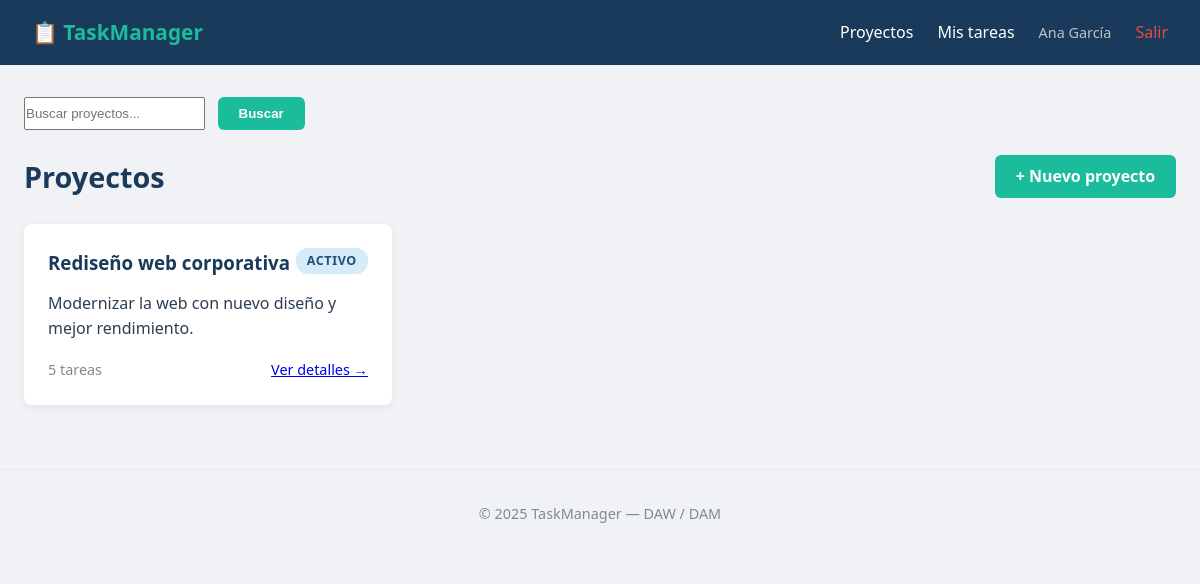
/proyectos/ (signed in), run on an earlier commit of the app's database.
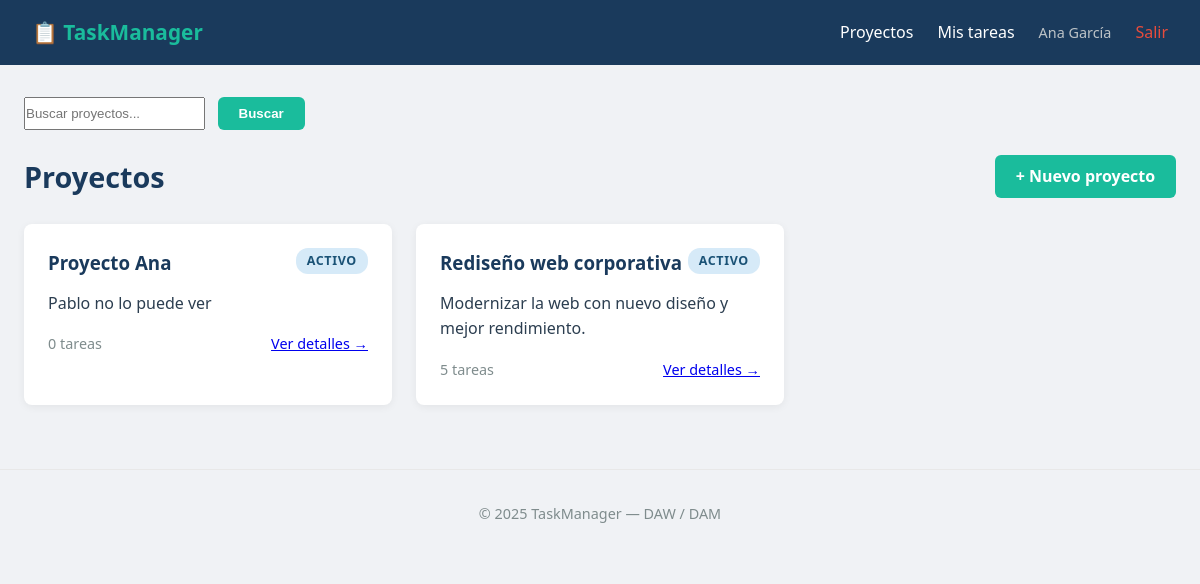
And on a later commit of the database.
### app/models.py (models this page shows, shortened)
class Usuario(UserMixin, db.Model): # UserMixin PRIMERO, db.Model SEGUNDO
    __tablename__ = 'usuarios'
    id = db.Column(db.Integer, primary_key=True)
    nombre = db.Column(db.String(100), nullable=False)
    email = db.Column(db.String(150), unique=True, nullable=False)
    password = db.Column(db.String(256), nullable=False)
    rol = db.Column(db.String(20), default='usuario') # 'usuario' o
    'admin'
    activo = db.Column(db.Boolean, default=True)
    creado_en = db.Column(db.DateTime, default=datetime.utcnow)
    proyectos = db.relationship('Proyecto', backref='propietario',
                                lazy='dynamic',
                                foreign_keys='Proyecto.propietario_id')
    @property
    def es_admin(self):
        return self.rol == 'admin'
    @property
    def is_active(self):
        return self.activo

class Proyecto(db.Model):
    __tablename__ = 'proyectos'
    id = db.Column(db.Integer, primary_key=True)
    titulo = db.Column(db.String(100), nullable=False)
    descripcion = db.Column(db.Text)
    estado = db.Column(db.String(20), default='activo')
    fecha_limite = db.Column(db.Date)
    creado_en = db.Column(db.DateTime, default=datetime.utcnow)
    propietario_id = db.Column(db.Integer, db.ForeignKey('usuarios.id'))
    tareas = db.relationship('Tarea', backref='proyecto', lazy='dynamic',
    cascade='all, delete-orphan',
    order_by='Tarea.creado_en')

### app/routes/projects.py (the view)
@projects.route('/')
@login_required
def lista():
    q = request.args.get('q', '').strip()
    pagina = request.args.get('pagina', 1, type=int)
    if current_user.es_admin:
        query = Proyecto.query.order_by(Proyecto.creado_en.desc())
    else:
        query = Proyecto.query.filter_by(propietario_id=current_user.id)\
                              .order_by(Proyecto.creado_en.desc())
    if q:
        query = query.filter(
            db.or_(Proyecto.titulo.ilike(f'%{q}%'),
                   Proyecto.descripcion.ilike(f'%{q}%'))
        )
    paginacion = query.paginate(page=pagina, per_page=10, error_out=False)
    return render_template('projects/lista.html',
                            proyectos=paginacion.items,
                            paginacion=paginacion,
                            q=q,
                            form_busqueda=BusquedaForm())

### app/forms.py
class BusquedaForm(FlaskForm):
    q = StringField(
        'Buscar',
        validators=[DataRequired(), Length(min=2,
        message='Escribe al menos 2 caracteres para buscar.')]
        )
    submit = SubmitField('Buscar')

### app/models.py (called while the page is built)
@login_manager.user_loader
def cargar_usuario(user_id):
    return Usuario.query.get(int(user_id))

### app/templates/projects/lista.html (shortened to what this page needs)
{% extends 'base.html' %}
{% block content %}
<form method='GET' action="{{ url_for('projects.lista') }}" class='busqueda'>
    <div style='display:flex; gap:.8rem; margin-bottom:1.5rem'>
        {{ form_busqueda.q(class='input',
                            placeholder='Buscar proyectos...',
                            value=q) }}
        {{ form_busqueda.submit(class='btn') }}
    </div>
</form>
<div class='page-header'>
    <h1>Proyectos</h1>
    <a href="{{ url_for('projects.nuevo') }}" class='btn'>+ Nuevo proyecto</a>
</div>
{% if proyectos %}
<div class='proyectos-grid'>
{% for p in proyectos %}
    <div class='tarjeta proyecto estado-{{ p.estado }}'>
        <div class='tarjeta-header'>
            <h3>
                <a href="{{ url_for('projects.detalle', pid=p.id) }}">
                    {{ p.titulo }}
                </a>
            </h3>
            <span class='badge badge-{{ p.estado }}'>{{ p.estado |
            capitalize }}</span>
        </div>
        <p class='descripcion'>{{ p.descripcion | truncate(100) }}</p>
        <div class='tarjeta-footer'>
            <span>{{ p.tareas.count() }} tareas</span>
            <a href="{{ url_for('projects.detalle', pid=p.id) }}">Ver
    detalles →</a>
        </div>
    </div>
{% endfor %}
</div>
{% else %}
<div class='estado-vacio'>
    <p>No tienes proyectos todavía.</p>
    <a href="{{ url_for('projects.nuevo') }}" class='btn'>Crea tu primer
proyecto</a>
</div>
{% endif %}
{% endblock %}

### app/templates/base.html (shortened to what this page needs)
<!DOCTYPE html>
<html lang='es'>
<head>
    <link rel='stylesheet' href="{{ url_for('static', filename='css/style.css')
    }}">
</head>
<body>
    <nav class='navbar'>
        <a href="{{ url_for('main.index') }}" class='logo'>📋 TaskManager</a>
        <div class='nav-links'>
            {% if current_user.is_authenticated %}
                <a href="{{ url_for('projects.lista') }}">Proyectos</a>
                <a href="{{ url_for('tasks.mis_tareas') }}">Mis tareas</a>
                <span class='nav-usuario'>{{ current_user.nombre }}</span>
                <a href="{{ url_for('auth.logout') }}" class='nav-logout'>Salir</a>
            {% else %}
                <a href="{{ url_for('auth.login') }}">Iniciar sesión</a>
                <a href="{{ url_for('auth.registro') }}" class='btn btnsm'>Registrarse</a>
            {% endif %}
        </div>
    </nav>
    <main class='contenido'>
    {% block content %}{% endblock %}
    </main>
    <footer><p>&copy; 2025 TaskManager — DAW / DAM</p></footer>
</body>
</html>

### app/static/css/style.css (style rules this page uses)
*, *::before, *::after { margin: 0; padding: 0; box-sizing: border-box; }
:root { --azul-oscuro: #1a3a5c; --azul: #2471a3; --verde: #1abc9c; --rojo: #e74c3c; --naranja: #e67e22; --gris-claro: #f0f2f5; --texto: #2c3e50; --texto-suave: #7f8c8d; }
body { font-family: 'Segoe UI', Arial, sans-serif; background: var(--gris-claro); color: var(--texto); line-height: 1.6; }
.navbar { background: var(--azul-oscuro); display: flex; justify-content: space-between; align-items: center; padding: 1rem 2rem; position: sticky; top: 0; z-index: 100; }
.navbar .logo { color: var(--verde); font-weight: 700; font-size: 1.3rem; text-decoration: none; }
.nav-links { display: flex; align-items: center; gap: 1.5rem; }
.nav-links a { color: #fff; text-decoration: none; transition: color .2s; }
.contenido { max-width: 1200px; margin: 2rem auto; padding: 0 1.5rem; }
.page-header { display: flex; justify-content: space-between; align-items: center; margin-bottom: 1.5rem; }
.page-header h1 { font-size: 1.8rem; color: var(--azul-oscuro); }
.tarjeta { background: #fff; border-radius: 8px; padding: 1.5rem; margin-bottom: 1rem; box-shadow: 0 2px 8px rgba(0,0,0,.06); transition: box-shadow .2s; }
.tarjeta-header { display: flex; justify-content: space-between; align-items: flex-start; margin-bottom: .8rem; }
.tarjeta-header h3 a { color: var(--azul-oscuro); text-decoration: none; }
.tarjeta-footer { display: flex; justify-content: space-between; margin-top: 1rem; color: var(--texto-suave); font-size:.9rem; }
.proyectos-grid { display: grid; grid-template-columns: repeat(auto-fill, minmax(320px, 1fr)); gap: 1.5rem; }
.badge { padding: .2rem .7rem; border-radius: 12px; font-size: .78rem; font-weight: 600; text-transform: uppercase; letter-spacing: .05em; }
.badge-activo, .badge-en_progreso { background: #d6eaf8; color: #1a5276; }
.btn { display: inline-block; background: var(--verde); color: #fff; padding: .55rem 1.3rem; border-radius: 6px; text-decoration: none; font-weight: 600; border: none; cursor: pointer; transition: background.2s; }
footer { text-align: center; padding: 2rem; color: var(--texto-suave); margin-top: 3rem; border-top: 1px solid #e8e8e8; font-size: .9rem; }
.nav-usuario { color: #bdc3c7; font-size: .9rem; }
.nav-logout { color: #e74c3c !important; }

What changed in the data, as far as the page shows it:
added Proyecto: titulo "Proyecto Ana", estado "ACTIVO", descripcion "Pablo no lo puede ver", tareas.count "0"
